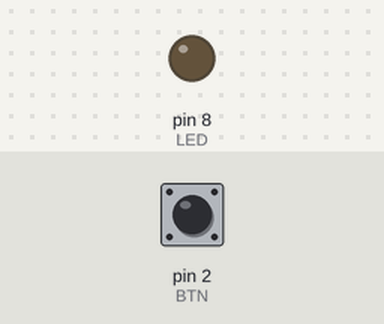
Bench run of a sketch on a simulated Arduino Uno, built with avr-gcc and run on an emulated ATmega328P. On the bench: output pins drawn as LEDs (lit = HIGH). The test bench sets the inputs (shaded band); at power-on: pin 2 (BTN) HIGH.

Above: at 1.2 s.
1.3 s: pin 2 (BTN) pulled LOW for 0.15 s
At 2.1 s:
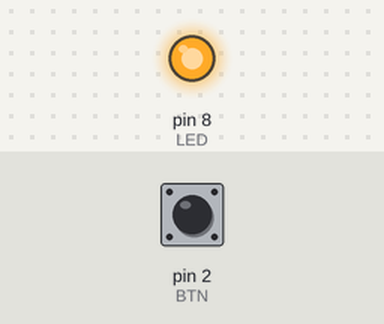
2.9 s: pin 2 (BTN) pulled LOW for 1 s
At 3.3 s:
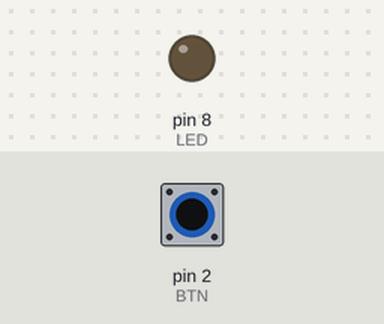
5.4 s: pin 2 (BTN) pulled LOW for 3.2 s
At 6.5 s:
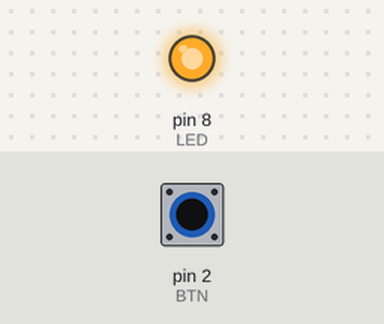
Timing chart, 0 to 8.4 s (numbered marks = the images above; inputs shaded):
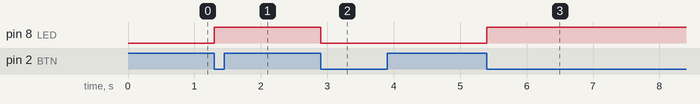

Measured:
- after the input at 1.3 s, pin 8 (LED): LOW → HIGH at once
- after the input at 2.9 s, pin 8 (LED): HIGH → LOW at once
- after the input at 5.4 s, pin 8 (LED): LOW → HIGH at once

The sketch:

button_led_toggle.ino
```cpp
// Button toggles LED: press once = ON, press again = OFF
const int BTN = 2;   // button pin
const int LED = 8;   // LED pin (through 1k resistor)

bool ledOn = false;
bool lastBtn = HIGH;

void setup() {
  pinMode(BTN, INPUT_PULLUP);  // internal pull-up, no extra resistor for button
  pinMode(LED, OUTPUT);
  digitalWrite(LED, LOW);      // start with LED off
}

void loop() {
  bool btn = digitalRead(BTN);

  if (lastBtn == HIGH && btn == LOW) {  // button just pressed
    ledOn = !ledOn;
    digitalWrite(LED, ledOn);
    delay(50);                          // simple debounce
  }

  lastBtn = btn;
}
```
